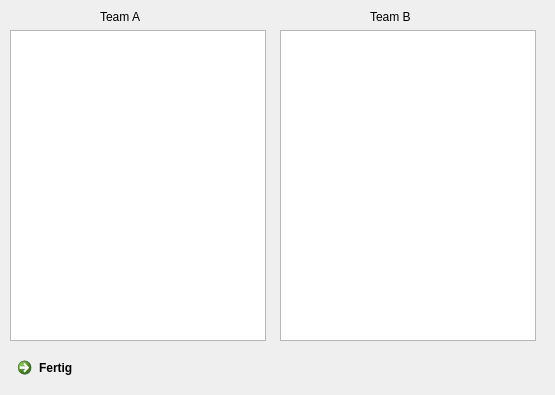
<?xml version="1.0" encoding="UTF-8"?>
<ui version="4.0">
 <class>Form</class>
 <widget class="QWidget" name="Form">
  <property name="geometry">
   <rect>
    <x>0</x>
    <y>0</y>
    <width>555</width>
    <height>395</height>
   </rect>
  </property>
  <property name="windowTitle">
   <string>Form</string>
  </property>
  <widget class="QTextBrowser" name="showA">
   <property name="geometry">
    <rect>
     <x>10</x>
     <y>30</y>
     <width>256</width>
     <height>311</height>
    </rect>
   </property>
  </widget>
  <widget class="QTextBrowser" name="showB">
   <property name="geometry">
    <rect>
     <x>280</x>
     <y>30</y>
     <width>256</width>
     <height>311</height>
    </rect>
   </property>
  </widget>
  <widget class="QCommandLinkButton" name="FertigBtn">
   <property name="geometry">
    <rect>
     <x>10</x>
     <y>350</y>
     <width>531</width>
     <height>41</height>
    </rect>
   </property>
   <property name="text">
    <string>Fertig</string>
   </property>
  </widget>
  <widget class="QLabel" name="label">
   <property name="geometry">
    <rect>
     <x>100</x>
     <y>10</y>
     <width>57</width>
     <height>14</height>
    </rect>
   </property>
   <property name="text">
    <string>Team A</string>
   </property>
  </widget>
  <widget class="QLabel" name="label_2">
   <property name="geometry">
    <rect>
     <x>370</x>
     <y>10</y>
     <width>57</width>
     <height>14</height>
    </rect>
   </property>
   <property name="text">
    <string>Team B</string>
   </property>
  </widget>
 </widget>
 <resources/>
 <connections/>
</ui>
